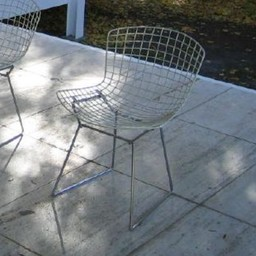
#> input picture C42/data/catalogue/test/chair/P-434b4e4b.jpg, 256 x 256 px, found by its file name
$ jupyter execute --allow-errors convolution-and-patches-solution.ipynb   (shell and % lines are left out)
#> lines starting #> are read from the running program, lines starting #| are printed output that depends on the picture
# Solution: Convolution and patches, in one lesson

**[Convolution and patches, in one lesson](https://learning.nextia-ai.com/courses/vision/m02/convolution-and-patches-in-one-lesson/)** · Vision AI: See, Count and Inspect · Module 2, lesson 3 of 4 · [learning.nextia-ai.com](https://learning.nextia-ai.com)

**You will learn to** slide a small filter over an image by hand, see what an edge filter responds to in a real photo, shrink the result with pooling, and cut a photo into the patches that a vision transformer reads.

| | |
|---|---|
| **Time** | About 20 minutes |
| **Needs** | An internet connection for the setup cells. No account and no key. |
| **You should know** | HOG and edge directions, from [Hand-made features](https://learning.nextia-ai.com/courses/vision/m02/hand-made-features/). |
| **Tested** | Python 3.12 with NumPy 2.5.4, pandas 3.1.1, Pillow 13.0.0, scikit-learn 1.9.1 and matplotlib 3.11.2 (PyTorch 2.15.0 and timm 1.0.31 where the lesson needs them), in Jupyter on a laptop CPU (Apple M4, 16 GB), from a fresh start (*Restart and run all*) |

### How to use this notebook

This notebook has every query, task and check of the lesson. The [lesson page](https://learning.nextia-ai.com/courses/vision/m02/convolution-and-patches-in-one-lesson/) has the full explanations, the diagrams and the knowledge checks that count toward your certificate. Keep both open.

1. Run the cells in order, from the top. Press **Shift+Enter** to run a cell and move to the next one.
2. At a **Predict** note, write your prediction down before you run the cell.
3. At a **Your turn** note, write your answer in the cell, run it, then run the check cell below it.
4. If you are stuck, open the [solution notebook](https://github.com/Nextia-Intelligence/nextia-learning-labs/blob/main/C42/M02-L03-convolution-and-patches/convolution-and-patches-solution.ipynb).

## Setup: install the packages

Run the next cell. It installs the versions that the course uses: numpy 2.5.4, pandas 3.1.1, pillow 13.0.0, scikit-learn 1.9.1, scikit-image 0.26.0, and matplotlib for the pictures. It needs an internet connection and takes about a minute the first time.

You should see one line per package, with the versions above. If you see other versions, restart the kernel (in Colab: **Runtime › Restart session**; in Kaggle: **Run › Restart & clear cell outputs**), then run this cell again.

[cell 1]
import warnings; warnings.filterwarnings("ignore")
import numpy; print("numpy", numpy.__version__)
import pandas; print("pandas", pandas.__version__)
import PIL; print("pillow", PIL.__version__)
import sklearn; print("scikit-learn", sklearn.__version__)
import skimage; print("scikit-image", skimage.__version__)

## Setup: get the Larkfield images

Run the next cell. It downloads the image sets that this lesson needs (about 15 MB, as zip files) into a folder `larkfield-images`, with the course's helper `compare.py`, checks each file's checksum and unpacks it. It needs an internet connection and no account, and takes about 20 seconds.

You should see `Ready:` and the number of files. If you run the cell again, it uses the files that are already there.

If the cell shows an error, read its last line:

- `Could not download`: check your internet connection, then run the cell again. In Kaggle, turn on **Internet** in the notebook settings.
- `wrong checksum`: delete the folder `larkfield-images` (in Colab: the **Files** panel on the left), then run the cell again.

Where the photos come from: the catalogue photos are cut from Open Images photos (CC BY 2.0: the author of each photo is in `data/catalogue/manifest.csv`), the returned candles are photos of the VisA inspection set (CC BY 4.0), and the pallets are drawn by our code. Read `data/dataset-card.md` for the details.

[cell 2]
# Setup: download the image sets into larkfield-images/, check them and unpack them.
import hashlib, os, shutil, subprocess, urllib.request, zipfile
from pathlib import Path

LABS = "https://raw.githubusercontent.com/Nextia-Intelligence/nextia-learning-labs/main/C42/"
FILES = {
    "archives/catalogue.zip": "83752b3ce15a1b99f3b9201cc979769d7abe39633754a84865d7e60f0b3d7814",
    "compare.py": "65e58d2fe043105e3ff09626861a8f64e5548039df760ea10d6fc02c71f8fec3",
}
HERE = Path.cwd()
# The notebook works in its own folder, marked with a file, so it never
# writes into your own project if you open the notebook there.
if Path(".nextia-notebook").exists():  # the cell ran before: start from the parent folder
    os.chdir("..")
    HERE = Path.cwd()
PROJECT = Path("larkfield-images").resolve()
(PROJECT / "data").mkdir(parents=True, exist_ok=True)
#> (the rest of this cell did not finish here and is left out)

## Setup: helpers

The next cell loads NumPy as `np`, pandas as `pd`, Pillow's `Image`, matplotlib, and the course helper as `cp` (the comparison table). It defines `show(paths)`, which draws photos in a row, and the check helpers. They tell you if your answer is right, without showing the answer:

- `expect(what, yours, expected)` compares one of your numbers with the expected one, and says "too high" or "too low".
- `expect_hash(what, yours, expected)` compares any result with a hidden fingerprint of the expected one.

Run the cell. It prints nothing.

[cell 3]
# Helpers: images, the comparison table, and checks that do not show the answer.
import hashlib, json, warnings
import numpy as np
import pandas as pd
import matplotlib.pyplot as plt
from PIL import Image
import compare as cp
warnings.filterwarnings("ignore")
pd.set_option("display.width", 160)
CLASSES = ["bowl", "candle", "chair", "cushion", "lamp", "mug", "plant_pot", "vase"]

def show(paths, titles=None, size=2.2):
    """Draw photos in a row (at most 8)."""
    paths = list(paths)[:8]
    fig, axes = plt.subplots(1, len(paths), figsize=(size * len(paths), size))
    for i, (ax, p) in enumerate(zip(np.atleast_1d(axes), paths)):
        ax.imshow(Image.open(p)); ax.axis("off")
        if titles:
            ax.set_title(str(titles[i]), fontsize=8)
    plt.show()

def fingerprint(value):
    def norm(v):
        if hasattr(v, "tolist"):
            return norm(v.tolist())
        if isinstance(v, dict):
            return {str(k): norm(x) for k, x in sorted(v.items(), key=lambda kv: str(kv[0]))}
        if isinstance(v, (list, tuple)):
            return [norm(x) for x in v]
        if isinstance(v, bool) or v is None or isinstance(v, int):
            return v
        if isinstance(v, float):
            return None if v != v else round(v, 3)
        if hasattr(v, "item"):
            return norm(v.item())
        return str(v)
    return hashlib.sha256(json.dumps(norm(value), sort_keys=True).encode()).hexdigest()[:16]

def expect(what, yours, expected, tolerance=1e-6):
    """Compare one number or value with the expected one."""
    if isinstance(yours, (np.integer, np.floating)):
        yours = yours.item()
    if yours is None or yours is Ellipsis:
        print(f"Not yet: {what} has no value. Write your answer in the cell above, then run it again.")
        return
    if isinstance(expected, float) and isinstance(yours, (int, float)):
        same = abs(yours - expected) <= tolerance * max(1, abs(expected))
    else:
        same = yours == expected
    if same:
        print(f"Check passed: {what} is {yours}.")
    elif isinstance(expected, (int, float)) and isinstance(yours, (int, float)):
        print(f"Not yet: {what} is {yours}, which is too {'high' if yours > expected else 'low'}.")
    else:
        print(f"Not yet: {what} is {yours!r}, which is not the expected value.")

def expect_hash(what, yours, expected):
    """Compare any result with the fingerprint of the expected one."""
    if yours is None or yours is Ellipsis:
        print(f"Not yet: {what} has no value. Write your answer in the cell above, then run it again.")
    elif fingerprint(yours) == expected:
        print(f"Check passed: {what} is right.")
    else:
        print(f"Not yet: {what} is not the expected result. Read the task again, and check each step.")

## 1. A filter on a tiny image

The grid is a grey image of 6 × 6 pixels: dark (10) on the left, bright (200) on the right. The filter `vertical` subtracts the left column of a 3 × 3 window from its right column.

> **Predict.** Where in the output will the numbers be large: on the left, in the middle, or on the right?

[cell 4]
def conv2d(image, kernel):
    """Slide the filter over the image; at each place, multiply the numbers that overlap and add them up."""
    kh, kw = kernel.shape
    out = np.zeros((image.shape[0] - kh + 1, image.shape[1] - kw + 1))
    for i in range(out.shape[0]):
        for j in range(out.shape[1]):
            out[i, j] = (image[i:i + kh, j:j + kw] * kernel).sum()
    return out

grid = np.array([[10, 10, 10, 200, 200, 200]] * 4 + [[10, 10, 10, 10, 200, 200]] * 2)
vertical = np.array([[-1, 0, 1], [-1, 0, 1], [-1, 0, 1]])

print(conv2d(grid, vertical).astype(int))

**Check.** You should see this output, the same as on the lesson page:

```text
[[  0 570 570   0]
 [  0 570 570   0]
 [  0 380 570 190]
 [  0 190 570 380]]
```

The large numbers (570) are where the window covers the edge. Where the window sees only one colour, the output is 0.

## 2. The same filter on a real photo

The photo is a wire chair on a terrace (a catalogue test photo). We use NumPy's sliding windows, which do the same as `conv2d`, only faster.

[cell 5]
from numpy.lib.stride_tricks import sliding_window_view

def conv_fast(image, kernel):
    windows = sliding_window_view(image, kernel.shape)
    return (windows * kernel).sum(axis=(-2, -1))

photo = Image.open("data/catalogue/test/chair/P-434b4e4b.jpg").convert("L").resize((224, 224))
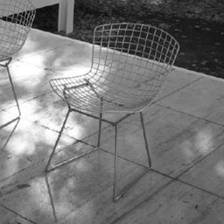
#> photo: PIL image 224x224 L; min 0, max 255, mean 119.3
g = np.asarray(photo, float) / 255
v = np.abs(conv_fast(g, vertical))
#> in conv_fast, `return (windows * kernel).sum(axis=(-2, -1))`:
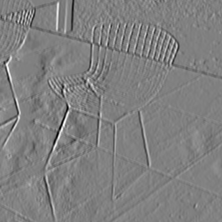
#> returned value: shape (222, 222) float64; min -1.67, max 1.64, mean -0.00601; drawn with min black and max white
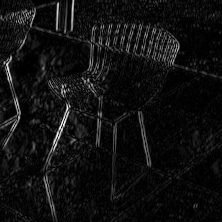
#> v: shape (222, 222) float64; min 0, max 1.67, mean 0.112; drawn with min black and max white
h = np.abs(conv_fast(g, vertical.T))
#> in conv_fast (call 2), `return (windows * kernel).sum(axis=(-2, -1))`:
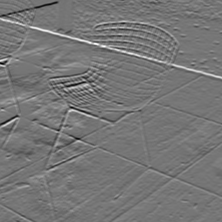
#> returned value: shape (222, 222) float64; min -1.74, max 2, mean 0.0018; drawn with min black and max white
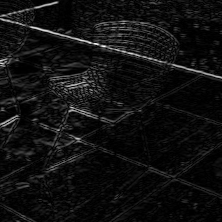
#> h: shape (222, 222) float64; min 0, max 2, mean 0.134; drawn with min black and max white
print(g.shape, v.shape)
#| (224, 224) (222, 222)
fig, axes = plt.subplots(1, 3, figsize=(10, 3.5))
for ax, a, t in zip(axes, (g, v, h), ("photo, grey", "vertical filter", "horizontal filter")):
    ax.imshow(a, cmap="gray" if t.startswith("photo") else "gray_r"); ax.set_title(t); ax.axis("off")
#> this loop made 3 passes
#> t on passes 1 to 3: 'photo, grey', 'vertical filter', 'horizontal filter'
plt.show()

> **Check.** The shapes are `(224, 224) (222, 222)`: a 3 × 3 window fits 222 times along each side. The vertical filter shows the chair's legs and the upright wires; the horizontal filter shows the edge of the terrace and the flat wires.

The photo is by Timothy Brown (CC BY 2.0), from Open Images.

## 3. Pooling: keep the strongest answer

**Max pooling** keeps the largest number in each 2 × 2 block. The map gets 4 times smaller, and a small shift of the photo changes it less.

[cell 6]
def max_pool(a, size=2):
#> called with size = 2
    h, w = a.shape[0] // size * size, a.shape[1] // size * size
#> h = 222; w = 222
    return a[:h, :w].reshape(h // size, size, w // size, size).max(axis=(1, 3))
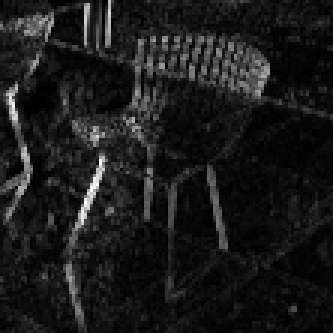
#> returned value: shape (111, 111) float64 (shown 3 times larger); min 0, max 1.67, mean 0.178; drawn with min black and max white

small = max_pool(v)
print(v.shape, "->", small.shape)
#| (222, 222) -> (111, 111)

## 4. Patches: what a vision transformer reads

A **vision transformer** (ViT) does not slide a filter. It cuts the photo into squares of 16 × 16 pixels, called **patches**, and reads them as a sequence, like the words of a sentence.

#> (a cell that did not finish here is left out)

> **Check.** You should see `(196, 768)`: 14 × 14 = 196 patches, each with 16 × 16 pixels × 3 channels = 768 numbers. The pictures are the first 8 patches of row 7, through the mug. The photo is by Joris de Vrede (CC BY 2.0).

## 5. Your turn: two small changes

> **Your turn.**
> 1. Write the **horizontal** edge filter `horizontal`: it subtracts the top row of a 3 × 3 window from its bottom row. Put `conv2d(grid, horizontal)` in `out_h`.
> 2. A model cuts a 224 × 224 photo into patches of 32 × 32 pixels instead. Put the number of patches in `n_patches_32`.

[cell 8]
horizontal = np.array([[-1, -1, -1], [0, 0, 0], [1, 1, 1]])
#> horizontal = [[-1, -1, -1], [0, 0, 0], [1, 1, 1]]
out_h = conv2d(grid, horizontal)
#> out_h = [[0, 0, 0, 0], [0, 0, 0, 0], [0, -190, -190, -190], [0, -190, -190, -190]]
n_patches_32 = (224 // 32) ** 2
print(out_h.astype(int)); print(n_patches_32)
#| [[   0    0    0    0]
#|  [   0    0    0    0]
#|  [   0 -190 -190 -190]
#|  [   0 -190 -190 -190]]
#| 49

[cell 9]
expect_hash('out_h', out_h, '250f54ff1c67ff44')

[cell 10]
expect('n_patches_32', n_patches_32, 49)
#> in expect, `same = yours == expected`: same = True
